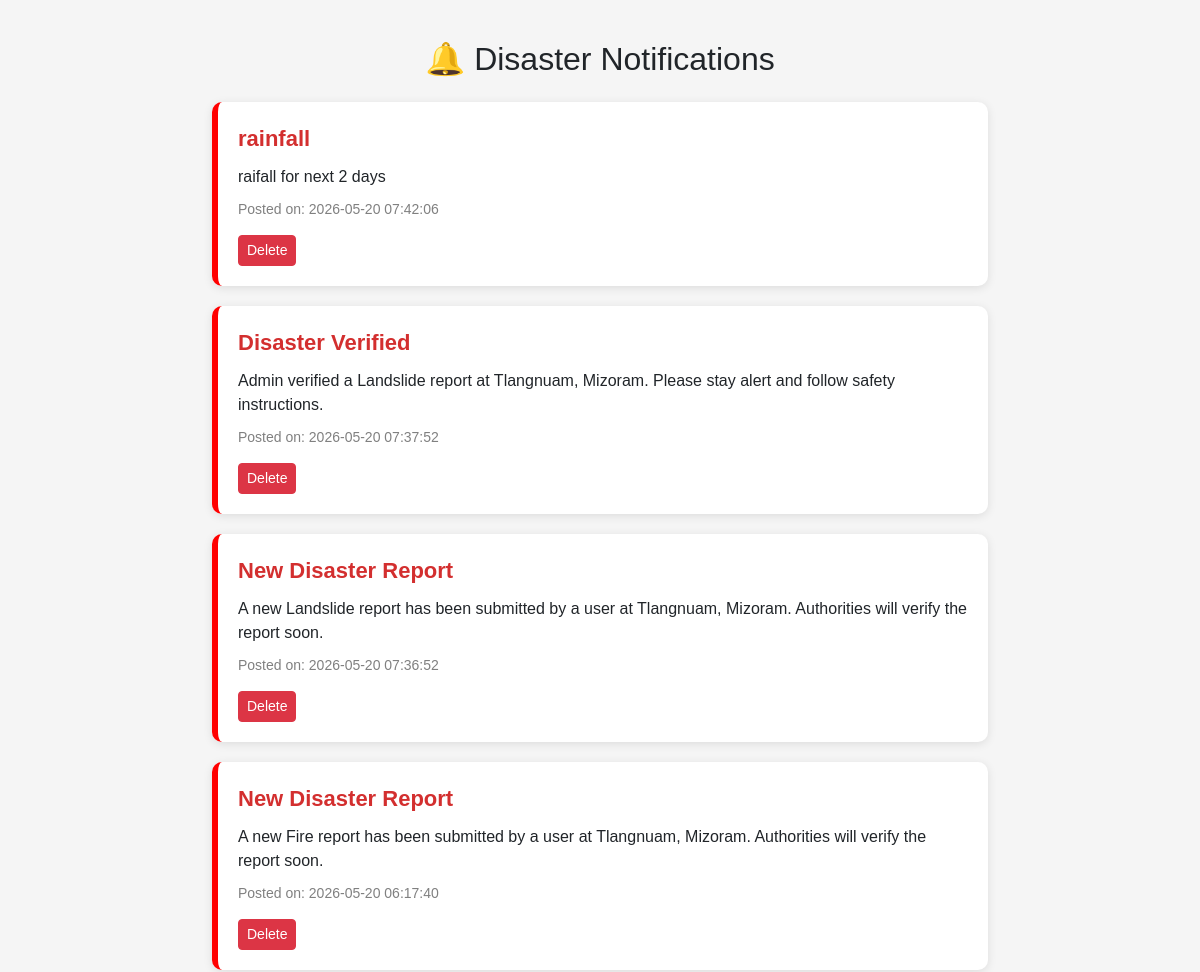
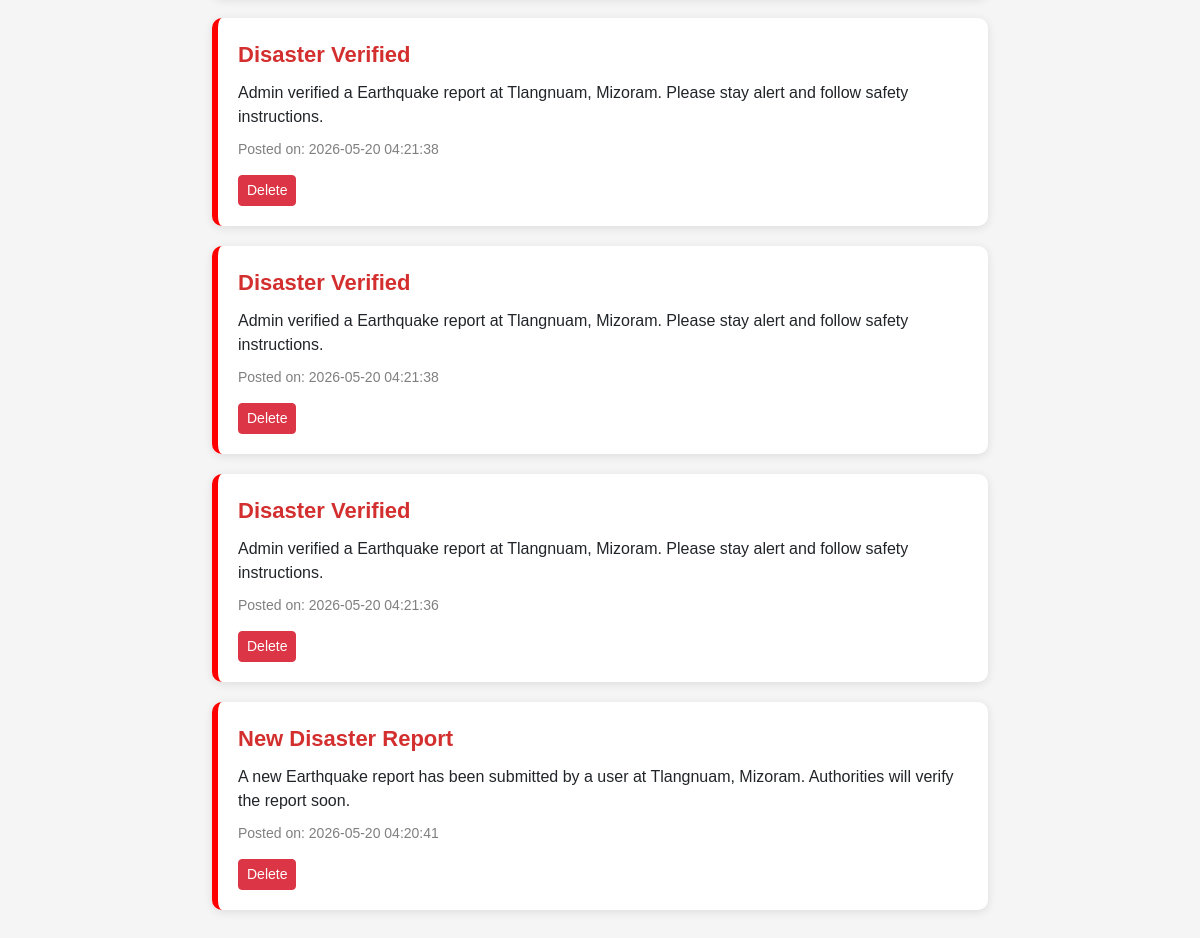
The page /notifications on the database its author committed (2 pictures, top to bottom).
### tables this page shows
CREATE TABLE notifications (
    id INTEGER PRIMARY KEY AUTOINCREMENT,
    title TEXT,
    message TEXT,
    created_at TIMESTAMP DEFAULT CURRENT_TIMESTAMP
    , is_read INTEGER DEFAULT 0);

### app.py (the view)
@app.route("/notifications")
def notifications():
    conn = sqlite3.connect("database.db")
    conn.row_factory = sqlite3.Row
    conn.execute("""
    UPDATE notifications
    SET is_read = 1
    WHERE is_read = 0
    """)
    conn.commit()
    notifications = conn.execute("""
    SELECT * FROM notifications
    ORDER BY id DESC
    """).fetchall()
    conn.close()
    return render_template(
        "notifications.html",
        notifications=notifications
    )

### templates/notifications.html (shortened to what this page needs)
<!DOCTYPE html>
<html lang="en">
<head>
<link rel="stylesheet"
href="https://cdn.jsdelivr.net/npm/bootstrap@5.3.2/dist/css/bootstrap.min.css">
</head>
<body>
<div class="container notification-container">
<h2 class="mb-4 text-center">
🔔 Disaster Notifications
</h2>
{% if notifications %}
{% for n in notifications %}
<div class="notification-card">
<div class="notification-title">
{{ n.title }}
</div>
<div class="notification-message">
{{ n.message }}
</div>
<div class="notification-time">
Posted on: {{ n.created_at }}
</div>
<div class="action-buttons">
<a href="/delete_alert/{{ n.id }}"
class="btn btn-danger btn-sm"
onclick="return confirm('Delete this alert?')">
Delete
</a>
</div>
</div>
{% endfor %}
{% else %}
<div class="alert alert-info text-center">
No notifications available.
</div>
{% endif %}
</div>
</body>
</html>

### templates/notifications.html (style rules this page uses)
body { background:#f5f5f5; font-family:Arial, Helvetica, sans-serif; }
.notification-container { max-width:800px; margin:40px auto; }
.notification-card { background:white; padding:20px; border-radius:10px; margin-bottom:20px; box-shadow:0 2px 10px rgba(0,0,0,0.1); border-left:6px solid red; }
.notification-title { font-size:22px; font-weight:bold; color:#d32f2f; margin-bottom:10px; }
.notification-message { font-size:16px; margin-bottom:10px; }
.notification-time { font-size:14px; color:gray; margin-bottom:15px; }
.action-buttons { display:flex; gap:10px; }

### rows shown on the page
notifications: title "rainfall", message "raifall for next 2 days", created_at "2026-05-20 07:42:06"
notifications: title "Disaster Verified", message "Admin verified a Landslide report at Tlangnuam, Mizoram. Please stay alert and follow safety instructions.", created_at "2026-05-20 07:37:52"
notifications: title "New Disaster Report", message "A new Landslide report has been submitted by a user at Tlangnuam, Mizoram. Authorities will verify the report soon.", created_at "2026-05-20 07:36:52"
notifications: title "New Disaster Report", message "A new Fire report has been submitted by a user at Tlangnuam, Mizoram. Authorities will verify the report soon.", created_at "2026-05-20 06:17:40"
notifications: title "Disaster Verified", message "Admin verified a Earthquake report at Tlangnuam, Mizoram. Please stay alert and follow safety instructions.", created_at "2026-05-20 04:21:38"
notifications: title "Disaster Verified", message "Admin verified a Earthquake report at Tlangnuam, Mizoram. Please stay alert and follow safety instructions.", created_at "2026-05-20 04:21:38"
notifications: title "Disaster Verified", message "Admin verified a Earthquake report at Tlangnuam, Mizoram. Please stay alert and follow safety instructions.", created_at "2026-05-20 04:21:36"
notifications: title "New Disaster Report", message "A new Earthquake report has been submitted by a user at Tlangnuam, Mizoram. Authorities will verify the report soon.", created_at "2026-05-20 04:20:41"
